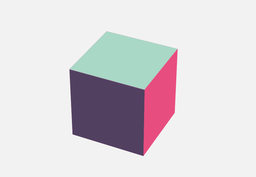
#> input picture images/Image1.png, 256 x 177 px, shrunk from 976 x 675 before the run
$ python Actividad1.py
#> lines starting #> are read from the running program, lines starting #| are printed output that depends on the picture
import numpy as np
import cv2 as cv

# Asigna filtros kernel
BORDERS = np.array([[0, 1, 0],
                    [1, -4, 1],
                    [0, 1, 0]])
SOBEL_X = np.array([[-1, 0, 1],
                    [-2, 0, 2],
                    [-1, 0, 1]])
SOBEL_Y = np.array([[-1, -2, -1],
                    [0, 0, 0],
                    [1, 2, 1]])


# Carga la imagen en Grayscale
def loadImage(url):
#> called with url = './images/Image1.png'
    return cv.imread(url, cv.IMREAD_GRAYSCALE)
#> returned value: shape (177, 256); min 50, max 254, mean 215.8


# Multiplica la seccion por los valores Kernel
def getKernel(section, kernel):
    n = section.size
    return np.sum((section * kernel)) / n


def convolution(img, kernel, padding=1):
#> called with kernel = array of shape (3, 3), padding = 1
    iRows, iColumns = img.shape
#> iRows = 177; iColumns = 256
    kRows, kColumns = kernel.shape

    # [(W−K+2P)/S]+1
    iColumnsFiltered = int((iColumns - kColumns + 2 * padding) + 1)
#> iColumnsFiltered = 256
    iRowsFiltered = int((iRows - kRows + 2 * padding) + 1)
#> iRowsFiltered = 177
    response = np.zeros((iRowsFiltered, iColumnsFiltered))

    paddingImg = img
    if padding != 0:
        paddingImg = np.zeros(
            (iRowsFiltered + 2 * padding, iColumnsFiltered + 2 * padding))
        paddingImg[padding:-padding, padding:-padding] = img
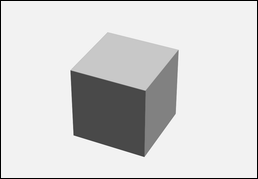
#> paddingImg: shape (179, 258) float64; min 0, max 254, mean 211.8

    for i in range(iRowsFiltered - kRows):
        for j in range(iColumnsFiltered - kColumns):
            response[i, j] = getKernel(
                paddingImg[i:i + kRows,
                j:j + kColumns], kernel)
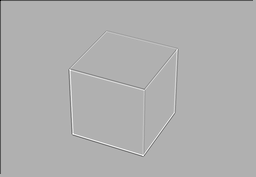
#> response: shape (177, 256) float64; min -53.78, max 23.78, mean -0.3; drawn with min black and max white
    return response


if __name__ == '__main__':
    img = loadImage('./images/Image1.png')

    cv.imshow("Original", img)
    cv.imshow("Laplacian", convolution(img, BORDERS))
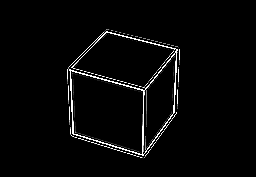
#> window 'Laplacian': shape (177, 256); min 0, max 255, mean 6.9
    cv.imshow("Sobel X", convolution(img, SOBEL_X))
#> call 2 of convolution, with kernel = array of shape (3, 3), padding = 1
#> after the loop in convolution (call 2), `for i in range(iRowsFiltered - kRows):`:
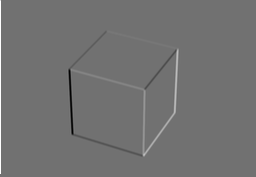
#> response: shape (177, 256) float64; min -86.22, max 107.6, mean 0.4; drawn with min black and max white
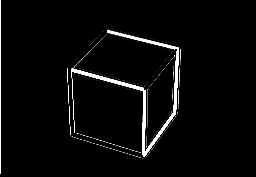
#> window 'Sobel X': shape (177, 256); min 0, max 255, mean 9.1
    cv.imshow("Sobel Y", convolution(img, SOBEL_Y))
#> call 3 of convolution, with kernel = array of shape (3, 3), padding = 1
#> after the loop in convolution (call 3), `for i in range(iRowsFiltered - kRows):`:
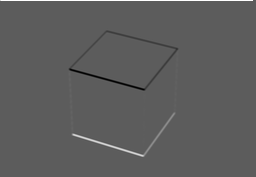
#> response: shape (177, 256) float64; min -61.33, max 107.6, mean 0.6; drawn with min black and max white
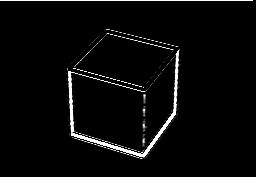
#> window 'Sobel Y': shape (177, 256); min 0, max 255, mean 8.4
    cv.waitKey(0)
    cv.destroyAllWindows()

$ run again, with images/Image2.png copied over images/Image1.png
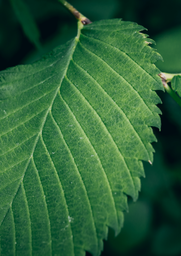
#> input picture images/Image2.png, 181 x 256 px, shrunk from 660 x 931 before the run
#> in convolution, `paddingImg[padding:-padding, padding:-padding] = img`:
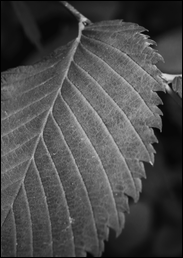
#> paddingImg: shape (258, 183) float64; min 0, max 217, mean 74.7
#> `cv.imshow("Sobel Y", convolution(img, SOBEL_Y))`:
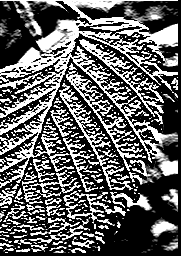
#> window 'Sobel Y': shape (256, 181); min 0, max 255, mean 98.5
